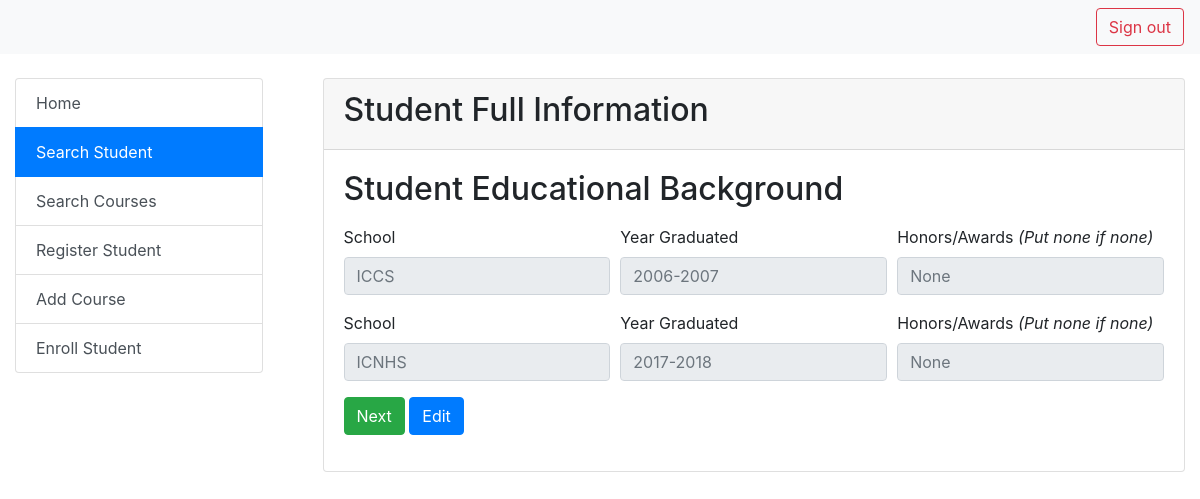
Screenshot of /About_Five.php?student_lrn=128138070151 (signed in) with the database file from the repository.
### tables this page shows
CREATE TABLE `student_education_background` (
  `student_education_background_id` int(40) NOT NULL,
  `Elementary` varchar(40) DEFAULT NULL,
  `Junior_high` varchar(40) DEFAULT NULL,
  `Elementary_year` varchar(40) DEFAULT NULL,
  `Junior_high_year` varchar(40) DEFAULT NULL,
  `Elementary_awards` varchar(40) DEFAULT NULL,
  `Junior_high_awards` varchar(40) DEFAULT NULL,
  `student_lrn` varchar(40) DEFAULT NULL
);

### About_Five.php (the view, shortened to what this page needs)
<?php
    include("Connect.php");
?>
<html lang="en">
    <head>
        <link rel="stylesheet" href="css/bootstrap.min.css">
    </head>
    <body>
        <?php
                if(isset($_GET['student_lrn']) && !empty($_GET['student_lrn'])) {
                    $student_lrn = $_GET['student_lrn'];
                }
        ?>
        <nav class="navbar navbar-light bg-light justify-content-between">
            <a class="btn btn-outline-danger my-2 my-sm-0" readonly type="submit" href="Logout.php">Sign out</a>
        </nav>
        <div class="row mt-4">
            <div class="col-6 col-md-3">
                <div class="container">
                    <div class="list-group">
                        <a href="Profile.php" class="list-group-item list-group-item-action">Home</a>
                        <a href="Student_Search.php" class="list-group-item list-group-item-action active">Search Student</a>
                        <a href="Courses_Search.php" class="list-group-item list-group-item-action">Search Courses</a>
                        <a href="Student_Register.php" class="list-group-item list-group-item-action">Register Student</a>
                        <a href="Add_Courses.php" class="list-group-item list-group-item-action">Add Course</a>
                        <a href="Student_Enroll.php" class="list-group-item list-group-item-action">Enroll Student</a>
                        </div>
                    </div>
            </div>
            <div class="col-11 col-md-9">
               <div class="container">
                    <div class="card">
                        <div class="card-header">
                            <h2>Student Full Information</h2>
                        </div>
                        <div class="card-body">
                            <div class="form-group">
                                <h2>Student Educational Background</h2>
                            </div>
                            <?php
                                if(isset($_GET['student_lrn']) && !empty($_GET['student_lrn'])) {
                                    $student_lrn = $_GET['student_lrn'];
                                }
                            ?>
                            <?php
                                    $sql = "SELECT * FROM `student_education_background`
                                            INNER JOIN student_info ON `student_education_background`.`student_lrn` = student_info.student_lrn
                                            WHERE student_education_background.student_lrn = '$student_lrn';";
                                    $query = mysqli_query($connect, $sql);
                                    $fetch = mysqli_fetch_array($query);
                            ?>
                            <form>
                            <div class="form-row">
                                    <div class="form-group col-md-4">
                                        <label for="inputEmail4">School</label>
                                        <input readonly type="text" class="form-control" id="inputEmail4" placeholder="<?php echo $fetch['Elementary']; ?>" name="School1">
                                    </div>
                                    <div class="form-group col-md-4">
                                        <label for="inputPassword4">Year Graduated</label>
                                        <input readonly type="text" class="form-control" id="inputPassword4" placeholder="<?php echo $fetch['Elementary_year']; ?>" name="Graduated1">
                                    </div>
                                    <div class="form-group col-md-4">
                                        <label for="inputPassword4">Honors/Awards <i>(Put none if none)</i></label>
                                        <input readonly type="text" class="form-control" id="inputPassword4" placeholder="<?php echo $fetch['Elementary_awards']; ?>" name="Honors1">
                                    </div>
                                </div>
                                <div class="form-row">
                                    <div class="form-group col-md-4">
                                        <label for="inputEmail4">School</label>
                                        <input readonly type="text" class="form-control" id="inputEmail4" placeholder="<?php echo $fetch['Junior_high']; ?>" name="School2">
                                    </div>
                                    <div class="form-group col-md-4">
                                        <label for="inputPassword4">Year Graduated</label>
                                        <input readonly type="text" class="form-control" id="inputPassword4" placeholder="<?php echo $fetch['Junior_high_year']; ?>" name="Graduated2">
                                    </div>
                                    <div class="form-group col-md-4">
                                        <label for="inputPassword4">Honors/Awards <i>(Put none if none)</i></label>
                                        <input readonly type="text" class="form-control" id="inputPassword4" placeholder="<?php echo $fetch['Junior_high_awards']; ?>" name="Honors2">
                                    </div>
                                </div>
                                <?php
                                    echo "<a readonly type='button' class='btn btn-success' href='About_Six.php?student_lrn={$fetch['student_lrn']}'>Next</a>";
                                ?>
                                <?php
                                    echo "<a type='button' class='btn btn-primary' href='Student_Edit_Six.php?student_lrn={$fetch['student_lrn']}'>Edit</a>";
                                ?>
                                </form>
                        </div>
                    </div>
               </div>
            </div>
        </div>
    </body>
</html>

### rows the page displays
student_education_background: School1 "ICCS", Graduated1 "2006-2007", Honors1 "None", School2 "ICNHS", Graduated2 "2017-2018", Honors2 "None"
